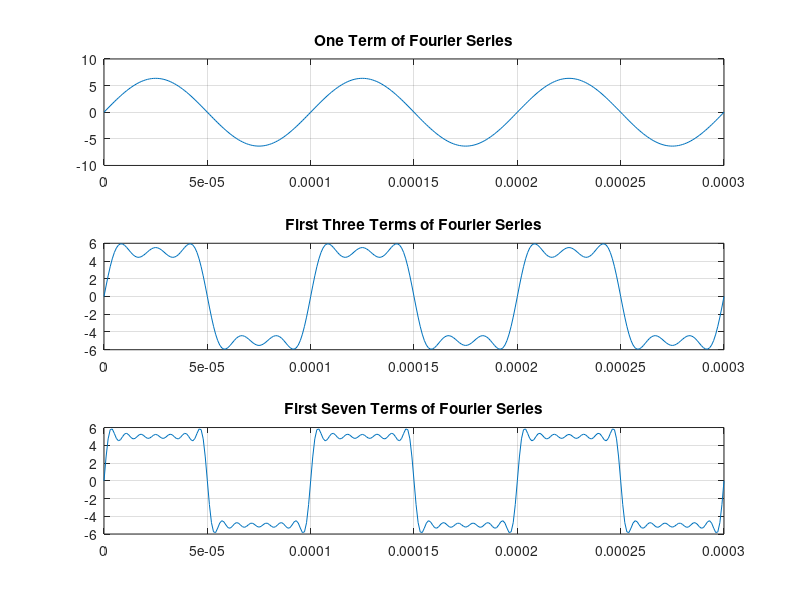

Here is the MATLAB script that generated this plot:
% Notes:
% - FFT (Fast Fourier Transform) is an efficient algorithm to compute the discrete Fourier transform and its inverse.
% - Spectral analysis helps in identifying the frequency components of a signal, especially when it's buried in noise.

% Generate Time Vector
t = 0:0.001:0.25; % Time vector from 0 to 0.25 seconds with 1 ms steps

% Generate Signal with Sine Waves at 50 Hz and 120 Hz
x = sin(2 * pi * 50 * t) + sin(2 * pi * 120 * t); % Sum of sine waves

% Plot Time Domain Signal
plot(x(1:50));
title('Time domain signal');
xlabel('Time (s)');
ylabel('Amplitude');
grid;

% Apply FFT
Y = fft(x, 251); % Compute the FFT of the signal with 251 points

% Calculate Power Spectral Density
Pyy = Y .* conj(Y) / 251; % Compute power spectral density

% Generate Frequency Axis
f = 1000 / 251 * (0:127); % Frequency axis for the first 128 points

% Plot Power Spectral Density
plot(f, Pyy(1:128));
title('Power spectral density');
xlabel('Frequency (Hz)');
ylabel('Power/Frequency');
grid;

% Notes:
% - Fourier series represents a function as a sum of sinusoidal functions.
% - Understanding Fourier series helps in analyzing periodic signals in both time and frequency domains.

% Define Time Vector for Fourier Series
t = 0:0.1e-3/100:3*0.1e-3; % 100 samples per cycle with 3 cycles

% Generate Fourier Series Terms
y1 = (20/pi) * sin(2 * pi * 1e4 * t);
subplot(3, 1, 1);
plot(t, y1);
title('One Term of Fourier Series');
grid;

y2 = (20/pi) * (1/3 * sin(2 * pi * 3 * 1e4 * t));
y3 = (20/pi) * (1/5 * sin(2 * pi * 5 * 1e4 * t));
subplot(3, 1, 2);
plot(t, y1 + y2 + y3);
title('First Three Terms of Fourier Series');
grid;

y4 = (20/pi) * (1/7 * sin(2 * pi * 7 * 1e4 * t));
y5 = (20/pi) * (1/9 * sin(2 * pi * 9 * 1e4 * t));
y6 = (20/pi) * (1/11 * sin(2 * pi * 11 * 1e4 * t));
y7 = (20/pi) * (1/13 * sin(2 * pi * 13 * 1e4 * t));
subplot(3, 1, 3);
plot(t, y1 + y2 + y3 + y4 + y5 + y6 + y7);
title('First Seven Terms of Fourier Series');
grid;
